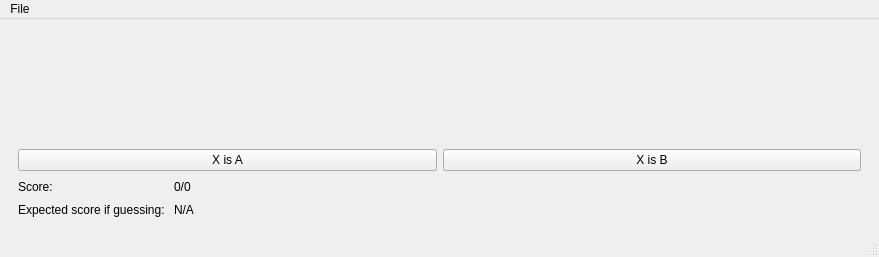
<?xml version="1.0" encoding="UTF-8"?>
<ui version="4.0">
 <class>MainWindow</class>
 <widget class="QMainWindow" name="MainWindow">
  <property name="windowModality">
   <enum>Qt::NonModal</enum>
  </property>
  <property name="geometry">
   <rect>
    <x>0</x>
    <y>0</y>
    <width>879</width>
    <height>257</height>
   </rect>
  </property>
  <property name="windowTitle">
   <string>ABX Testing Tool</string>
  </property>
  <widget class="QWidget" name="centralwidget">
   <layout class="QVBoxLayout" name="verticalLayout">
    <item>
     <widget class="Playback" name="playbackWidget" native="true"/>
    </item>
    <item>
     <spacer name="verticalSpacer_3">
      <property name="orientation">
       <enum>Qt::Vertical</enum>
      </property>
      <property name="sizeHint" stdset="0">
       <size>
        <width>20</width>
        <height>40</height>
       </size>
      </property>
     </spacer>
    </item>
    <item>
     <widget class="QFrame" name="frame">
      <property name="frameShape">
       <enum>QFrame::NoFrame</enum>
      </property>
      <property name="frameShadow">
       <enum>QFrame::Raised</enum>
      </property>
      <layout class="QGridLayout" name="gridLayout_2">
       <item row="0" column="0">
        <layout class="QHBoxLayout" name="answer_layout">
         <item>
          <widget class="QPushButton" name="X_is_A_button">
           <property name="text">
            <string>X is A</string>
           </property>
          </widget>
         </item>
         <item>
          <widget class="QPushButton" name="X_is_B_button">
           <property name="text">
            <string>X is B</string>
           </property>
          </widget>
         </item>
        </layout>
       </item>
       <item row="1" column="0">
        <layout class="QGridLayout" name="gridLayout">
         <item row="1" column="1">
          <widget class="QLabel" name="prob_val_label">
           <property name="text">
            <string>N/A</string>
           </property>
          </widget>
         </item>
         <item row="0" column="2">
          <spacer name="horizontalSpacer">
           <property name="orientation">
            <enum>Qt::Horizontal</enum>
           </property>
           <property name="sizeHint" stdset="0">
            <size>
             <width>40</width>
             <height>20</height>
            </size>
           </property>
          </spacer>
         </item>
         <item row="0" column="0">
          <widget class="QLabel" name="score_label">
           <property name="text">
            <string>&lt;html&gt;&lt;head/&gt;&lt;body&gt;&lt;p&gt;Score: &lt;/p&gt;&lt;/body&gt;&lt;/html&gt;</string>
           </property>
          </widget>
         </item>
         <item row="1" column="0">
          <widget class="QLabel" name="prob_label">
           <property name="text">
            <string>Expected score if guessing: </string>
           </property>
          </widget>
         </item>
         <item row="0" column="1">
          <widget class="QLabel" name="score_val_label">
           <property name="text">
            <string>0/0</string>
           </property>
          </widget>
         </item>
        </layout>
       </item>
      </layout>
     </widget>
    </item>
   </layout>
  </widget>
  <widget class="QMenuBar" name="menubar">
   <property name="geometry">
    <rect>
     <x>0</x>
     <y>0</y>
     <width>879</width>
     <height>19</height>
    </rect>
   </property>
   <widget class="QMenu" name="menuFile">
    <property name="title">
     <string>File</string>
    </property>
    <addaction name="actionOpen"/>
   </widget>
   <addaction name="menuFile"/>
  </widget>
  <widget class="QStatusBar" name="statusbar"/>
  <action name="actionOpen">
   <property name="text">
    <string>Open...</string>
   </property>
  </action>
 </widget>
 <customwidgets>
  <customwidget>
   <class>Playback</class>
   <extends>QWidget</extends>
   <header>playback.h</header>
   <container>1</container>
  </customwidget>
 </customwidgets>
 <resources/>
 <connections/>
</ui>
